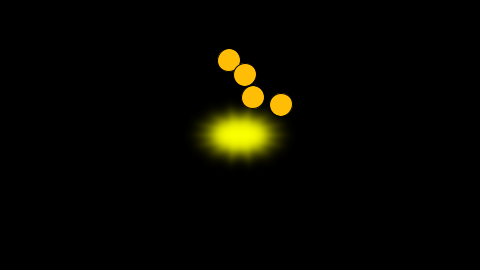
Frame 1 (no input)
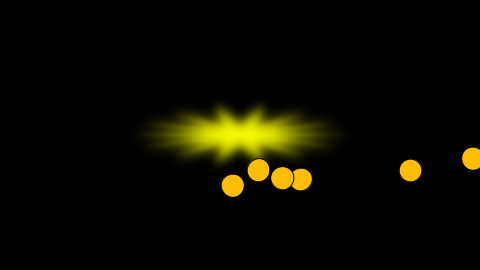
Frame 60 (the mouse pressed at the canvas centre just before this capture)
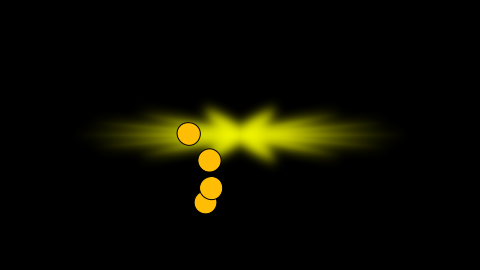
Frame 120 (the mouse held since frame 60 and released just before this capture)

The Processing sketch that drew these frames (run headless with seeded random() and noise(); from frame 60 on, the mouse is pressed at the canvas centre):

// Processing sketch: Dragon_Ball
// ── Dragon_Ball.pde
// An array of 8 dragonBalls objects
dragonBalls[] dragon = new dragonBalls[6];
float temp = 1; 
void setup() {
  size(480, 270);
  
  // The dragonBalls objects are initialized using the counter variable
  for (int i = 0; i < dragon.length; i++ ) {
    temp = random(1,60); 
    temp = temp * -1; 
    dragon[i] = new dragonBalls(width/10 + i*random(0,10),23, temp*random(1,5)); 
  }
}

float scale = 50; 
float t = 0; 
void draw() {
  background(0);
  scale+=1; 
  // Drawing the glow
  pushMatrix();
  translate(width/2,height/2);
  fill(random(100,255), random(20, 255),random(200), random(150,255));
  noStroke();
  beginShape();
  
  for(float theta = 0; theta <=(2*PI); theta += 0.01){
      float radian = sinusoid(theta, 7, 1, (sin(t)), (cos(t)) ); 
      
      float x = radian * cos(theta) * scale; 
      float y = radian * sin(theta) * 30; 
      
      //fill(random(100,255), random(20, 255),random(200), random(150,255));
      fill(#FAFF00); 
      vertex(x,y);
  }
  endShape();
  filter(BLUR, 5);
  //ellipse(0,0,64,64);
  // Drawing all dragonBalls
  
  
  for (int i = 0; i < dragon.length; i+=1 ) {
    dragon[i].update();
    dragon[i].display();
  }
  popMatrix();
  
  t+=0.1 ; 
}

float sinusoid(float theta, float m, float n1, float n2, float n3 ) {
  
  return pow(pow(abs(cos( (m * theta))/n1), n2) +  pow(abs(sin(m * theta)/n1), n3), -1 / n1) ;
  //Creates method that takes in the variables (amplitude, frequency, time, etc) and creates complex sinusoid
  //Received help from my signals TA to help create equation
}     
// ── Dragon.pde
class dragonBalls {
  // Each dragon balls object keeps track of its own angle of rotation.
  float theta;      // Rotation around sun
  float dia;   // Size of dragon balls
  float dist;   
  float speed; // speed
  float pos; 
    dragonBalls(float distance, float diameter, float position) { //dragon ball object
    dist = distance;
    dia = diameter;
    pos = position; 
    theta = 0;
    speed = random(0.02, 0.04);
    map(speed, 0.01, 0.04, 1, 15); 
  }
  
  void update() {
    // Increment the angle to rotate
    if(theta>0.05){
      theta = 0.02; 
    }
    theta += speed + speed*sin(theta); // set speed to theta
    speed = theta; 
  }
  
  void display() {
    // Before rotation and translation, the state of the matrix is saved with pushMatrix().
    pushMatrix(); 
    // Rotate orbit
    rotate(theta); 
    // Translate out distance
    translate(dist, 0); 
    
    stroke(1); 
    fill(#FFBD05);
    ellipse(pos, pos, dia, dia);
   
    // Once the dragon balls is drawn, the matrix is restored with popMatrix() so that the next dragon balls is not affected.

    popMatrix();
  }
}
